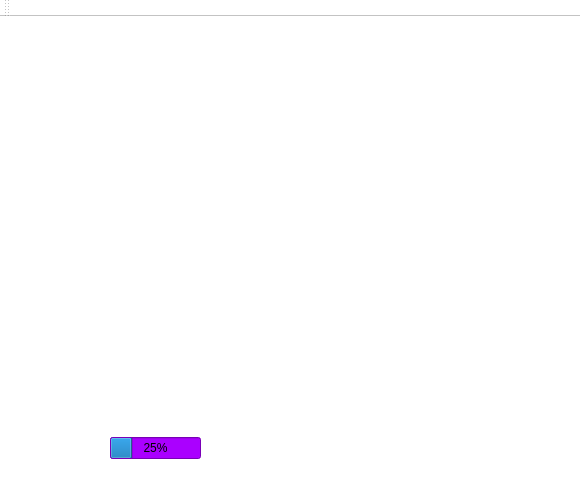
<?xml version="1.0" encoding="UTF-8"?>
<ui version="4.0">
 <class>MainWindow</class>
 <widget class="QMainWindow" name="MainWindow">
  <property name="geometry">
   <rect>
    <x>0</x>
    <y>0</y>
    <width>580</width>
    <height>500</height>
   </rect>
  </property>
  <property name="font">
   <font>
    <family>Verdana</family>
    <pointsize>12</pointsize>
    <weight>50</weight>
    <italic>false</italic>
    <bold>false</bold>
   </font>
  </property>
  <property name="windowTitle">
   <string>Sofi 1.0</string>
  </property>
  <property name="windowIcon">
   <iconset>
    <normaloff>:/newPrefix/images/RGU_logo.png</normaloff>:/newPrefix/images/RGU_logo.png</iconset>
  </property>
  <property name="toolTip">
   <string>Accessible Virtual Assistant-Sofi 1.0</string>
  </property>
  <property name="toolTipDuration">
   <number>1</number>
  </property>
  <property name="autoFillBackground">
   <bool>false</bool>
  </property>
  <property name="styleSheet">
   <string notr="true">font: 12pt &quot;Verdana&quot;;
background-color: rgb(255, 255, 255);</string>
  </property>
  <property name="locale">
   <locale language="English" country="UnitedKingdom"/>
  </property>
  <property name="dockOptions">
   <set>QMainWindow::AllowTabbedDocks|QMainWindow::AnimatedDocks|QMainWindow::GroupedDragging</set>
  </property>
  <widget class="QWidget" name="centralwidget">
   <widget class="QWidget" name="verticalLayoutWidget">
    <property name="geometry">
     <rect>
      <x>110</x>
      <y>10</y>
      <width>368</width>
      <height>108</height>
     </rect>
    </property>
    <layout class="QVBoxLayout" name="verticalLayout">
     <property name="spacing">
      <number>10</number>
     </property>
     <item>
      <widget class="QLabel" name="label">
       <property name="enabled">
        <bool>true</bool>
       </property>
       <property name="styleSheet">
        <string notr="true">background-image: url(:/images/images/RGU_banner.png);</string>
       </property>
       <property name="text">
        <string/>
       </property>
       <property name="pixmap">
        <pixmap resource="assets/Image assets.qrc">:/newPrefix/banner.png</pixmap>
       </property>
       <property name="scaledContents">
        <bool>true</bool>
       </property>
       <property name="margin">
        <number>3</number>
       </property>
       <property name="indent">
        <number>1</number>
       </property>
       <property name="textInteractionFlags">
        <set>Qt::NoTextInteraction</set>
       </property>
      </widget>
     </item>
    </layout>
   </widget>
   <widget class="QWidget" name="verticalLayoutWidget_2">
    <property name="geometry">
     <rect>
      <x>150</x>
      <y>140</y>
      <width>308</width>
      <height>228</height>
     </rect>
    </property>
    <layout class="QVBoxLayout" name="verticalLayout_2">
     <property name="spacing">
      <number>10</number>
     </property>
     <item>
      <widget class="QLabel" name="label_2_RGU_logo">
       <property name="enabled">
        <bool>true</bool>
       </property>
       <property name="toolTip">
        <string>RGU_logo</string>
       </property>
       <property name="toolTipDuration">
        <number>1</number>
       </property>
       <property name="statusTip">
        <string/>
       </property>
       <property name="styleSheet">
        <string notr="true">background-image: url(:/newPrefix/RGU_logo.png);</string>
       </property>
       <property name="text">
        <string/>
       </property>
       <property name="pixmap">
        <pixmap resource="assets/Image assets.qrc">:/newPrefix/logo.png</pixmap>
       </property>
       <property name="scaledContents">
        <bool>true</bool>
       </property>
       <property name="margin">
        <number>3</number>
       </property>
       <property name="indent">
        <number>1</number>
       </property>
       <property name="textInteractionFlags">
        <set>Qt::NoTextInteraction</set>
       </property>
      </widget>
     </item>
    </layout>
   </widget>
   <widget class="QWidget" name="verticalLayoutWidget_3">
    <property name="geometry">
     <rect>
      <x>110</x>
      <y>420</y>
      <width>371</width>
      <height>31</height>
     </rect>
    </property>
    <layout class="QVBoxLayout" name="verticalLayout_3">
     <property name="spacing">
      <number>10</number>
     </property>
     <property name="sizeConstraint">
      <enum>QLayout::SetFixedSize</enum>
     </property>
     <item>
      <widget class="QProgressBar" name="progressBar">
       <property name="enabled">
        <bool>true</bool>
       </property>
       <property name="sizePolicy">
        <sizepolicy hsizetype="Preferred" vsizetype="Fixed">
         <horstretch>0</horstretch>
         <verstretch>0</verstretch>
        </sizepolicy>
       </property>
       <property name="palette">
        <palette>
         <active>
          <colorrole role="WindowText">
           <brush brushstyle="SolidPattern">
            <color alpha="255">
             <red>0</red>
             <green>0</green>
             <blue>0</blue>
            </color>
           </brush>
          </colorrole>
          <colorrole role="Button">
           <brush brushstyle="SolidPattern">
            <color alpha="255">
             <red>170</red>
             <green>0</green>
             <blue>255</blue>
            </color>
           </brush>
          </colorrole>
          <colorrole role="Light">
           <brush brushstyle="SolidPattern">
            <color alpha="255">
             <red>213</red>
             <green>127</green>
             <blue>255</blue>
            </color>
           </brush>
          </colorrole>
          <colorrole role="Midlight">
           <brush brushstyle="SolidPattern">
            <color alpha="255">
             <red>191</red>
             <green>63</green>
             <blue>255</blue>
            </color>
           </brush>
          </colorrole>
          <colorrole role="Dark">
           <brush brushstyle="SolidPattern">
            <color alpha="255">
             <red>85</red>
             <green>0</green>
             <blue>127</blue>
            </color>
           </brush>
          </colorrole>
          <colorrole role="Mid">
           <brush brushstyle="SolidPattern">
            <color alpha="255">
             <red>113</red>
             <green>0</green>
             <blue>170</blue>
            </color>
           </brush>
          </colorrole>
          <colorrole role="Text">
           <brush brushstyle="SolidPattern">
            <color alpha="255">
             <red>0</red>
             <green>0</green>
             <blue>0</blue>
            </color>
           </brush>
          </colorrole>
          <colorrole role="BrightText">
           <brush brushstyle="SolidPattern">
            <color alpha="255">
             <red>255</red>
             <green>255</green>
             <blue>255</blue>
            </color>
           </brush>
          </colorrole>
          <colorrole role="ButtonText">
           <brush brushstyle="SolidPattern">
            <color alpha="255">
             <red>0</red>
             <green>0</green>
             <blue>0</blue>
            </color>
           </brush>
          </colorrole>
          <colorrole role="Base">
           <brush brushstyle="SolidPattern">
            <color alpha="255">
             <red>170</red>
             <green>0</green>
             <blue>255</blue>
            </color>
           </brush>
          </colorrole>
          <colorrole role="Window">
           <brush brushstyle="SolidPattern">
            <color alpha="255">
             <red>170</red>
             <green>0</green>
             <blue>255</blue>
            </color>
           </brush>
          </colorrole>
          <colorrole role="Shadow">
           <brush brushstyle="SolidPattern">
            <color alpha="255">
             <red>0</red>
             <green>0</green>
             <blue>0</blue>
            </color>
           </brush>
          </colorrole>
          <colorrole role="AlternateBase">
           <brush brushstyle="SolidPattern">
            <color alpha="255">
             <red>212</red>
             <green>127</green>
             <blue>255</blue>
            </color>
           </brush>
          </colorrole>
          <colorrole role="ToolTipBase">
           <brush brushstyle="SolidPattern">
            <color alpha="255">
             <red>255</red>
             <green>255</green>
             <blue>220</blue>
            </color>
           </brush>
          </colorrole>
          <colorrole role="ToolTipText">
           <brush brushstyle="SolidPattern">
            <color alpha="255">
             <red>0</red>
             <green>0</green>
             <blue>0</blue>
            </color>
           </brush>
          </colorrole>
          <colorrole role="PlaceholderText">
           <brush brushstyle="SolidPattern">
            <color alpha="128">
             <red>0</red>
             <green>0</green>
             <blue>0</blue>
            </color>
           </brush>
          </colorrole>
         </active>
         <inactive>
          <colorrole role="WindowText">
           <brush brushstyle="SolidPattern">
            <color alpha="255">
             <red>0</red>
             <green>0</green>
             <blue>0</blue>
            </color>
           </brush>
          </colorrole>
          <colorrole role="Button">
           <brush brushstyle="SolidPattern">
            <color alpha="255">
             <red>170</red>
             <green>0</green>
             <blue>255</blue>
            </color>
           </brush>
          </colorrole>
          <colorrole role="Light">
           <brush brushstyle="SolidPattern">
            <color alpha="255">
             <red>213</red>
             <green>127</green>
             <blue>255</blue>
            </color>
           </brush>
          </colorrole>
          <colorrole role="Midlight">
           <brush brushstyle="SolidPattern">
            <color alpha="255">
             <red>191</red>
             <green>63</green>
             <blue>255</blue>
            </color>
           </brush>
          </colorrole>
          <colorrole role="Dark">
           <brush brushstyle="SolidPattern">
            <color alpha="255">
             <red>85</red>
             <green>0</green>
             <blue>127</blue>
            </color>
           </brush>
          </colorrole>
          <colorrole role="Mid">
           <brush brushstyle="SolidPattern">
            <color alpha="255">
             <red>113</red>
             <green>0</green>
             <blue>170</blue>
            </color>
           </brush>
          </colorrole>
          <colorrole role="Text">
           <brush brushstyle="SolidPattern">
            <color alpha="255">
             <red>0</red>
             <green>0</green>
             <blue>0</blue>
            </color>
           </brush>
          </colorrole>
          <colorrole role="BrightText">
           <brush brushstyle="SolidPattern">
            <color alpha="255">
             <red>255</red>
             <green>255</green>
             <blue>255</blue>
            </color>
           </brush>
          </colorrole>
          <colorrole role="ButtonText">
           <brush brushstyle="SolidPattern">
            <color alpha="255">
             <red>0</red>
             <green>0</green>
             <blue>0</blue>
            </color>
           </brush>
          </colorrole>
          <colorrole role="Base">
           <brush brushstyle="SolidPattern">
            <color alpha="255">
             <red>170</red>
             <green>0</green>
             <blue>255</blue>
            </color>
           </brush>
          </colorrole>
          <colorrole role="Window">
           <brush brushstyle="SolidPattern">
            <color alpha="255">
             <red>170</red>
             <green>0</green>
             <blue>255</blue>
            </color>
           </brush>
          </colorrole>
          <colorrole role="Shadow">
           <brush brushstyle="SolidPattern">
            <color alpha="255">
             <red>0</red>
             <green>0</green>
             <blue>0</blue>
            </color>
           </brush>
          </colorrole>
          <colorrole role="AlternateBase">
           <brush brushstyle="SolidPattern">
            <color alpha="255">
             <red>212</red>
             <green>127</green>
             <blue>255</blue>
            </color>
           </brush>
          </colorrole>
          <colorrole role="ToolTipBase">
           <brush brushstyle="SolidPattern">
            <color alpha="255">
             <red>255</red>
             <green>255</green>
             <blue>220</blue>
            </color>
           </brush>
          </colorrole>
          <colorrole role="ToolTipText">
           <brush brushstyle="SolidPattern">
            <color alpha="255">
             <red>0</red>
             <green>0</green>
             <blue>0</blue>
            </color>
           </brush>
          </colorrole>
          <colorrole role="PlaceholderText">
           <brush brushstyle="SolidPattern">
            <color alpha="128">
             <red>0</red>
             <green>0</green>
             <blue>0</blue>
            </color>
           </brush>
          </colorrole>
         </inactive>
         <disabled>
          <colorrole role="WindowText">
           <brush brushstyle="SolidPattern">
            <color alpha="255">
             <red>85</red>
             <green>0</green>
             <blue>127</blue>
            </color>
           </brush>
          </colorrole>
          <colorrole role="Button">
           <brush brushstyle="SolidPattern">
            <color alpha="255">
             <red>170</red>
             <green>0</green>
             <blue>255</blue>
            </color>
           </brush>
          </colorrole>
          <colorrole role="Light">
           <brush brushstyle="SolidPattern">
            <color alpha="255">
             <red>213</red>
             <green>127</green>
             <blue>255</blue>
            </color>
           </brush>
          </colorrole>
          <colorrole role="Midlight">
           <brush brushstyle="SolidPattern">
            <color alpha="255">
             <red>191</red>
             <green>63</green>
             <blue>255</blue>
            </color>
           </brush>
          </colorrole>
          <colorrole role="Dark">
           <brush brushstyle="SolidPattern">
            <color alpha="255">
             <red>85</red>
             <green>0</green>
             <blue>127</blue>
            </color>
           </brush>
          </colorrole>
          <colorrole role="Mid">
           <brush brushstyle="SolidPattern">
            <color alpha="255">
             <red>113</red>
             <green>0</green>
             <blue>170</blue>
            </color>
           </brush>
          </colorrole>
          <colorrole role="Text">
           <brush brushstyle="SolidPattern">
            <color alpha="255">
             <red>85</red>
             <green>0</green>
             <blue>127</blue>
            </color>
           </brush>
          </colorrole>
          <colorrole role="BrightText">
           <brush brushstyle="SolidPattern">
            <color alpha="255">
             <red>255</red>
             <green>255</green>
             <blue>255</blue>
            </color>
           </brush>
          </colorrole>
          <colorrole role="ButtonText">
           <brush brushstyle="SolidPattern">
            <color alpha="255">
             <red>85</red>
             <green>0</green>
             <blue>127</blue>
            </color>
           </brush>
          </colorrole>
          <colorrole role="Base">
           <brush brushstyle="SolidPattern">
            <color alpha="255">
             <red>170</red>
             <green>0</green>
             <blue>255</blue>
            </color>
           </brush>
          </colorrole>
          <colorrole role="Window">
           <brush brushstyle="SolidPattern">
            <color alpha="255">
             <red>170</red>
             <green>0</green>
             <blue>255</blue>
            </color>
           </brush>
          </colorrole>
          <colorrole role="Shadow">
           <brush brushstyle="SolidPattern">
            <color alpha="255">
             <red>0</red>
             <green>0</green>
             <blue>0</blue>
            </color>
           </brush>
          </colorrole>
          <colorrole role="AlternateBase">
           <brush brushstyle="SolidPattern">
            <color alpha="255">
             <red>170</red>
             <green>0</green>
             <blue>255</blue>
            </color>
           </brush>
          </colorrole>
          <colorrole role="ToolTipBase">
           <brush brushstyle="SolidPattern">
            <color alpha="255">
             <red>255</red>
             <green>255</green>
             <blue>220</blue>
            </color>
           </brush>
          </colorrole>
          <colorrole role="ToolTipText">
           <brush brushstyle="SolidPattern">
            <color alpha="255">
             <red>0</red>
             <green>0</green>
             <blue>0</blue>
            </color>
           </brush>
          </colorrole>
          <colorrole role="PlaceholderText">
           <brush brushstyle="SolidPattern">
            <color alpha="128">
             <red>0</red>
             <green>0</green>
             <blue>0</blue>
            </color>
           </brush>
          </colorrole>
         </disabled>
        </palette>
       </property>
       <property name="toolTip">
        <string>Progress bar</string>
       </property>
       <property name="toolTipDuration">
        <number>1</number>
       </property>
       <property name="whatsThis">
        <string>Progress bar</string>
       </property>
       <property name="styleSheet">
        <string notr="true">font: 12pt &quot;MS Shell Dlg 2&quot;;
background-color: rgb(170, 0, 255);</string>
       </property>
       <property name="value">
        <number>25</number>
       </property>
      </widget>
     </item>
    </layout>
   </widget>
  </widget>
  <widget class="QToolBar" name="toolBar">
   <property name="windowTitle">
    <string>toolBar</string>
   </property>
   <attribute name="toolBarArea">
    <enum>TopToolBarArea</enum>
   </attribute>
   <attribute name="toolBarBreak">
    <bool>false</bool>
   </attribute>
  </widget>
  <widget class="QStatusBar" name="statusBar"/>
 </widget>
 <resources>
  <include location="assets/Image assets.qrc"/>
 </resources>
 <connections/>
</ui>
